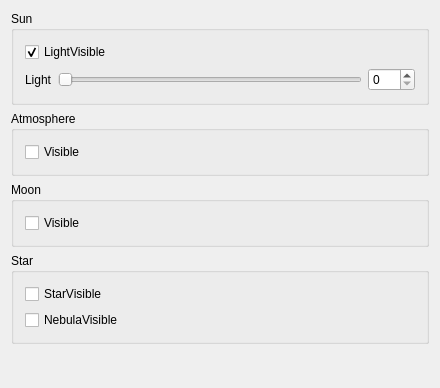
<?xml version="1.0" encoding="UTF-8"?>
<ui version="4.0">
 <class>LightSetWidget</class>
 <widget class="QWidget" name="LightSetWidget">
  <property name="geometry">
   <rect>
    <x>0</x>
    <y>0</y>
    <width>440</width>
    <height>388</height>
   </rect>
  </property>
  <property name="sizePolicy">
   <sizepolicy hsizetype="Expanding" vsizetype="Expanding">
    <horstretch>0</horstretch>
    <verstretch>0</verstretch>
   </sizepolicy>
  </property>
  <property name="windowTitle">
   <string>LigthSet</string>
  </property>
  <layout class="QVBoxLayout" name="verticalLayout">
   <item>
    <widget class="QGroupBox" name="groupBox">
     <property name="title">
      <string>Sun</string>
     </property>
     <layout class="QVBoxLayout" name="verticalLayout_2">
      <item>
       <widget class="QCheckBox" name="sun_checkBox">
        <property name="text">
         <string>LightVisible</string>
        </property>
        <property name="checked">
         <bool>true</bool>
        </property>
       </widget>
      </item>
      <item>
       <layout class="QHBoxLayout" name="horizontalLayout">
        <item>
         <widget class="QLabel" name="Density_label_3">
          <property name="text">
           <string>Light</string>
          </property>
         </widget>
        </item>
        <item>
         <widget class="QSlider" name="sun_light_Slider">
          <property name="maximum">
           <number>255</number>
          </property>
          <property name="pageStep">
           <number>1</number>
          </property>
          <property name="orientation">
           <enum>Qt::Horizontal</enum>
          </property>
         </widget>
        </item>
        <item>
         <widget class="QSpinBox" name="spinBox_Light">
          <property name="maximum">
           <number>255</number>
          </property>
         </widget>
        </item>
       </layout>
      </item>
     </layout>
    </widget>
   </item>
   <item>
    <widget class="QGroupBox" name="groupBox_7">
     <property name="title">
      <string>Atmosphere</string>
     </property>
     <layout class="QVBoxLayout" name="verticalLayout_9">
      <item>
       <widget class="QCheckBox" name="Atmosphere_checkBox">
        <property name="text">
         <string>Visible</string>
        </property>
       </widget>
      </item>
     </layout>
    </widget>
   </item>
   <item>
    <widget class="QGroupBox" name="groupBox_2">
     <property name="title">
      <string>Moon</string>
     </property>
     <layout class="QVBoxLayout" name="verticalLayout_3">
      <item>
       <widget class="QCheckBox" name="moon_checkBox">
        <property name="text">
         <string>Visible</string>
        </property>
       </widget>
      </item>
     </layout>
    </widget>
   </item>
   <item>
    <widget class="QGroupBox" name="groupBox_3">
     <property name="title">
      <string>Star</string>
     </property>
     <layout class="QVBoxLayout" name="verticalLayout_4">
      <item>
       <widget class="QCheckBox" name="star_checkBox">
        <property name="text">
         <string>StarVisible</string>
        </property>
       </widget>
      </item>
      <item>
       <widget class="QCheckBox" name="nebula_checkBox">
        <property name="text">
         <string>NebulaVisible</string>
        </property>
       </widget>
      </item>
     </layout>
    </widget>
   </item>
   <item>
    <spacer name="verticalSpacer">
     <property name="orientation">
      <enum>Qt::Vertical</enum>
     </property>
     <property name="sizeHint" stdset="0">
      <size>
       <width>20</width>
       <height>40</height>
      </size>
     </property>
    </spacer>
   </item>
  </layout>
 </widget>
 <layoutdefault spacing="6" margin="11"/>
 <resources/>
 <connections/>
</ui>
